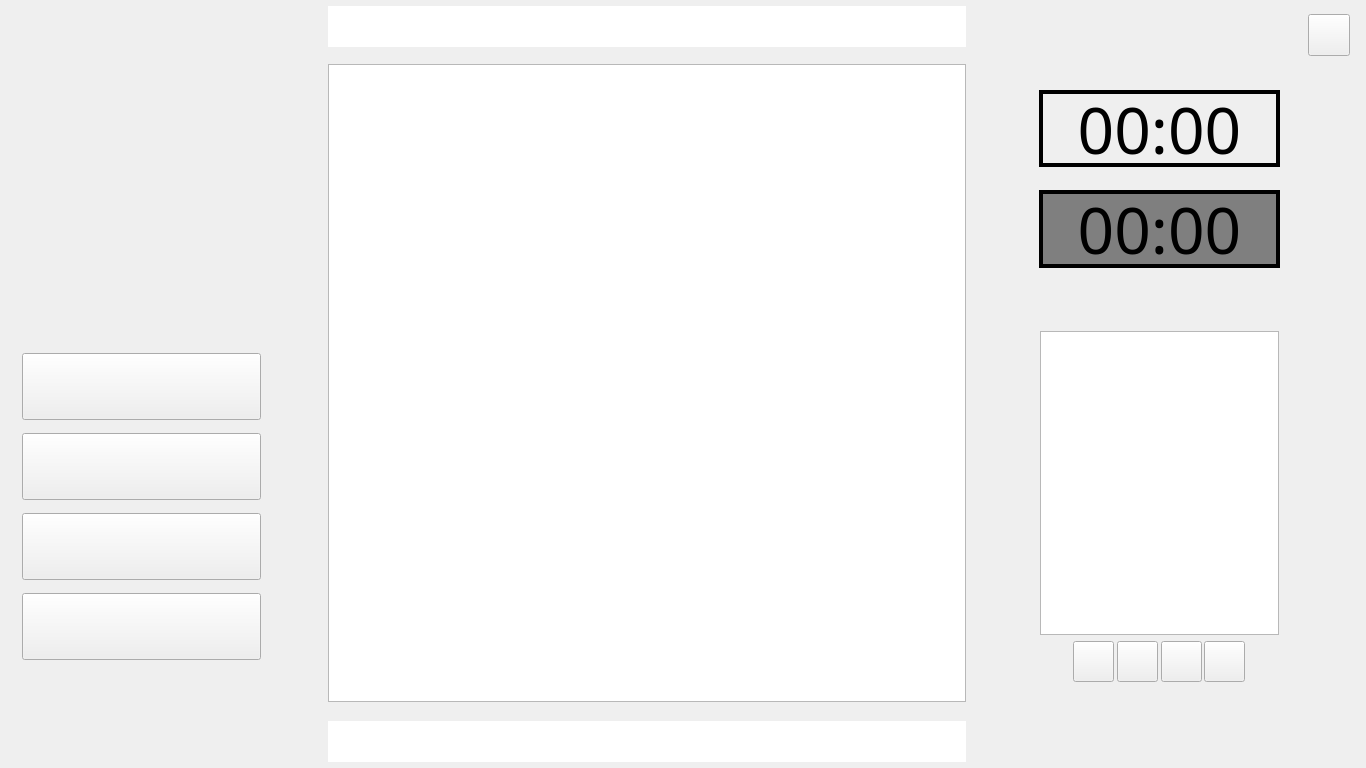
<?xml version="1.0" encoding="UTF-8"?>
<ui version="4.0">
 <class>MainWindow</class>
 <widget class="QMainWindow" name="MainWindow">
  <property name="geometry">
   <rect>
    <x>0</x>
    <y>0</y>
    <width>1366</width>
    <height>768</height>
   </rect>
  </property>
  <property name="windowTitle">
   <string>MainWindow</string>
  </property>
  <widget class="QWidget" name="centralwidget">
   <widget class="QLabel" name="label_background">
    <property name="geometry">
     <rect>
      <x>0</x>
      <y>0</y>
      <width>1366</width>
      <height>768</height>
     </rect>
    </property>
    <property name="text">
     <string/>
    </property>
    <property name="pixmap">
     <pixmap resource="../res.qrc">:/img/res/background.png</pixmap>
    </property>
   </widget>
   <widget class="QPushButton" name="btn_exit">
    <property name="geometry">
     <rect>
      <x>1308</x>
      <y>14</y>
      <width>42</width>
      <height>42</height>
     </rect>
    </property>
    <property name="text">
     <string/>
    </property>
   </widget>
   <widget class="QPushButton" name="btn_new_game">
    <property name="geometry">
     <rect>
      <x>22</x>
      <y>353</y>
      <width>239</width>
      <height>67</height>
     </rect>
    </property>
    <property name="text">
     <string/>
    </property>
   </widget>
   <widget class="QPushButton" name="btn_load_game">
    <property name="geometry">
     <rect>
      <x>22</x>
      <y>433</y>
      <width>239</width>
      <height>67</height>
     </rect>
    </property>
    <property name="text">
     <string/>
    </property>
   </widget>
   <widget class="QPushButton" name="btn_save_game">
    <property name="geometry">
     <rect>
      <x>22</x>
      <y>513</y>
      <width>239</width>
      <height>67</height>
     </rect>
    </property>
    <property name="text">
     <string/>
    </property>
   </widget>
   <widget class="QPushButton" name="btn_about">
    <property name="geometry">
     <rect>
      <x>22</x>
      <y>593</y>
      <width>239</width>
      <height>67</height>
     </rect>
    </property>
    <property name="text">
     <string/>
    </property>
   </widget>
   <widget class="QPushButton" name="btn_first_move">
    <property name="geometry">
     <rect>
      <x>1073</x>
      <y>641</y>
      <width>41</width>
      <height>41</height>
     </rect>
    </property>
    <property name="text">
     <string/>
    </property>
   </widget>
   <widget class="QPushButton" name="btn_previous_move">
    <property name="geometry">
     <rect>
      <x>1117</x>
      <y>641</y>
      <width>41</width>
      <height>41</height>
     </rect>
    </property>
    <property name="text">
     <string/>
    </property>
   </widget>
   <widget class="QPushButton" name="btn_next_move">
    <property name="geometry">
     <rect>
      <x>1161</x>
      <y>641</y>
      <width>41</width>
      <height>41</height>
     </rect>
    </property>
    <property name="text">
     <string/>
    </property>
   </widget>
   <widget class="QPushButton" name="btn_last_move">
    <property name="geometry">
     <rect>
      <x>1204</x>
      <y>641</y>
      <width>41</width>
      <height>41</height>
     </rect>
    </property>
    <property name="text">
     <string/>
    </property>
   </widget>
   <widget class="QGraphicsView" name="board">
    <property name="geometry">
     <rect>
      <x>328</x>
      <y>64</y>
      <width>638</width>
      <height>638</height>
     </rect>
    </property>
    <property name="styleSheet">
     <string notr="true">border-image: url(:/img/res/empty.png)</string>
    </property>
   </widget>
   <widget class="QGraphicsView" name="blackCapturedScene">
    <property name="geometry">
     <rect>
      <x>328</x>
      <y>6</y>
      <width>638</width>
      <height>41</height>
     </rect>
    </property>
    <property name="styleSheet">
     <string notr="true">border: 0px</string>
    </property>
   </widget>
   <widget class="QGraphicsView" name="whiteCapturedScene">
    <property name="geometry">
     <rect>
      <x>328</x>
      <y>721</y>
      <width>638</width>
      <height>41</height>
     </rect>
    </property>
    <property name="styleSheet">
     <string notr="true">border: 0px</string>
    </property>
   </widget>
   <widget class="QLabel" name="time_white">
    <property name="geometry">
     <rect>
      <x>1039</x>
      <y>90</y>
      <width>241</width>
      <height>77</height>
     </rect>
    </property>
    <property name="font">
     <font>
      <family>Digital Counter 7</family>
      <pointsize>48</pointsize>
     </font>
    </property>
    <property name="styleSheet">
     <string notr="true">background-color : #efefef</string>
    </property>
    <property name="frameShape">
     <enum>QFrame::Box</enum>
    </property>
    <property name="lineWidth">
     <number>4</number>
    </property>
    <property name="text">
     <string>00:00</string>
    </property>
    <property name="alignment">
     <set>Qt::AlignCenter</set>
    </property>
   </widget>
   <widget class="QLabel" name="time_black">
    <property name="geometry">
     <rect>
      <x>1039</x>
      <y>190</y>
      <width>241</width>
      <height>78</height>
     </rect>
    </property>
    <property name="font">
     <font>
      <family>Digital Counter 7</family>
      <pointsize>48</pointsize>
     </font>
    </property>
    <property name="styleSheet">
     <string notr="true">background-color: #7f7f7f
</string>
    </property>
    <property name="frameShape">
     <enum>QFrame::Box</enum>
    </property>
    <property name="lineWidth">
     <number>4</number>
    </property>
    <property name="text">
     <string>00:00</string>
    </property>
    <property name="alignment">
     <set>Qt::AlignCenter</set>
    </property>
   </widget>
   <widget class="QGraphicsView" name="notationScene">
    <property name="geometry">
     <rect>
      <x>1040</x>
      <y>331</y>
      <width>239</width>
      <height>304</height>
     </rect>
    </property>
    <property name="styleSheet">
     <string notr="true"/>
    </property>
   </widget>
  </widget>
 </widget>
 <resources>
  <include location="../res.qrc"/>
 </resources>
 <connections/>
</ui>
